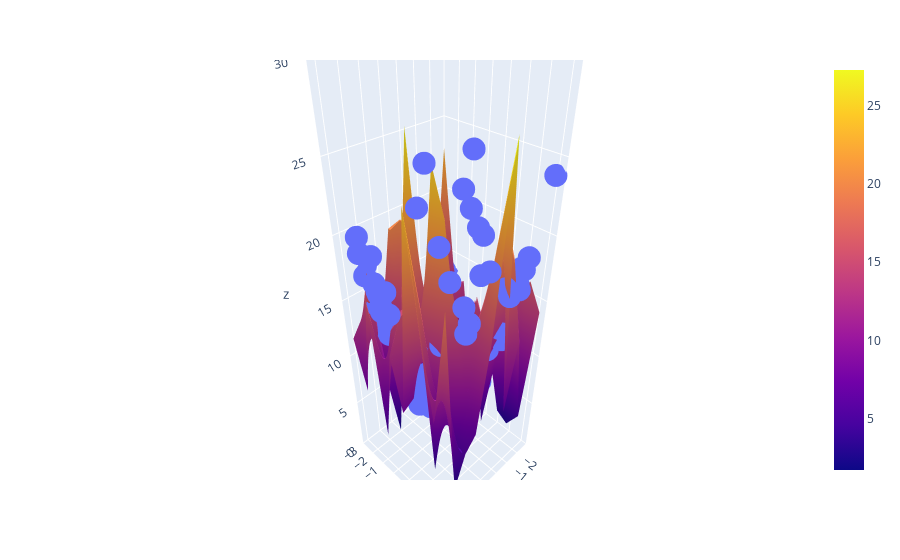

Here is the notebook cell this chart was saved with:
### Code cell
fig = px.scatter_3d(x=x.ravel(), y=y.ravel(), z=z.ravel())

fig.add_trace(go.Surface(x = x_input, y = y_input, z =z_final))

fig.update_layout(scene = dict(zaxis = dict(range=[0,35])))

fig.show()
